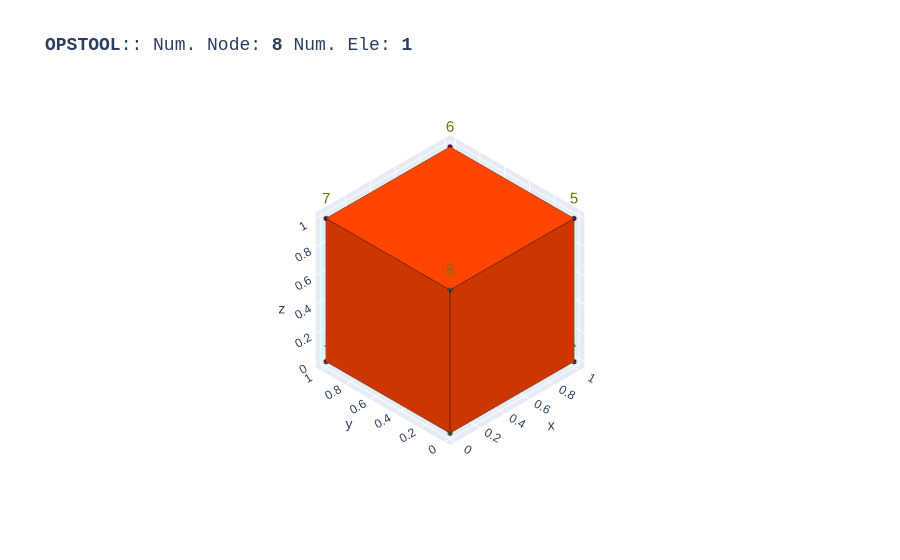

The cell this chart's notebook holds for it:
### Code cell
opst.vis.plotly.plot_model(show_node_numbering=True, show_ele_numbering=False, show_nodal_loads = True)

### Figure 1 — Plotly figure (JSON) as saved in the notebook; plotly's stock layout.template omitted (floating-point values rounded to 4 significant figures)
{"data": [{"color": "#FF4500", "hoverinfo": "skip", "i": [0, 0, 0, 0, 0, 0, 1, 1, 2, 3, 4, 4], "j": [1, 2, 3, 7, 1, 5, 2, 6, 6, 6, 5, 6], "k": [2, 3, 7, 4, 5, 4, 6, 5, 3, 7, 6, 7], "name": "Brick", "opacity": 1, "type": "mesh3d", "x": [1.0, 1.0, 0.0, 0.0, 1.0, 1.0, 0.0, 0.0], "y": [0.0, 1.0, 1.0, 0.0, 0.0, 1.0, 1.0, 0.0], "z": [0.0, 0.0, 0.0, 0.0, 1.0, 1.0, 1.0, 1.0]}, {"connectgaps": false, "hoverinfo": "skip", "line": {"color": "black", "width": 1}, "mode": "lines", "name": "Edge", "type": "scatter3d", "x": [1.0, 1.0, 0.0, 0.0, 1.0, NaN, 1.0, 1.0, 1.0, 1.0, 1.0, NaN, 1.0, 0.0, 0.0, 1.0, 1.0, NaN, 1.0, 0.0, 0.0, 1.0, 1.0, NaN, 0.0, 0.0, 0.0, 0.0, 0.0, NaN, 1.0, 1.0, 0.0, 0.0, 1.0, NaN], "y": [0.0, 1.0, 1.0, 0.0, 0.0, NaN, 0.0, 1.0, 1.0, 0.0, 0.0, NaN, 0.0, 0.0, 0.0, 0.0, 0.0, NaN, 1.0, 1.0, 1.0, 1.0, 1.0, NaN, 1.0, 0.0, 0.0, 1.0, 1.0, NaN, 0.0, 1.0, 1.0, 0.0, 0.0, NaN], "z": [0.0, 0.0, 0.0, 0.0, 0.0, NaN, 0.0, 0.0, 1.0, 1.0, 0.0, NaN, 0.0, 0.0, 1.0, 1.0, 0.0, NaN, 0.0, 0.0, 1.0, 1.0, 0.0, NaN, 0.0, 0.0, 1.0, 1.0, 0.0, NaN, 1.0, 1.0, 1.0, 1.0, 1.0, NaN]}, {"customdata": ["eleTag: 1<br>connectedNodes:<br> [1 2 3 4 5 6 7 8]"], "hovertemplate": "%{customdata}", "marker": {"color": "#FF4500", "size": 3, "symbol": "diamond-open"}, "mode": "markers", "name": "Brick", "type": "scatter3d", "x": [0.5], "y": [0.5], "z": [0.5]}, {"customdata": ["1", "2", "3", "4", "5", "6", "7", "8"], "hovertemplate": "x: %{x}<br>y: %{y}<br>z: %{z} <br>nodeTag: %{customdata}", "marker": {"color": "#580f41", "size": 3, "symbol": "circle"}, "mode": "markers", "name": "Nodes", "type": "scatter3d", "x": [1.0, 1.0, 0.0, 0.0, 1.0, 1.0, 0.0, 0.0], "y": [0.0, 1.0, 1.0, 0.0, 0.0, 1.0, 1.0, 0.0], "z": [0.0, 0.0, 0.0, 0.0, 1.0, 1.0, 1.0, 1.0]}, {"mode": "text", "name": "Node Tag", "text": ["1", "2", "3", "4", "5", "6", "7", "8"], "textfont": {"color": "#6e750e", "size": 15}, "type": "scatter3d", "x": [1.0, 1.0, 0.0, 0.0, 1.0, 1.0, 0.0, 0.0], "y": [0.0, 1.0, 1.0, 0.0, 0.0, 1.0, 1.0, 0.0], "z": [0.0, 0.0, 0.0, 0.0, 1.0, 1.0, 1.0, 1.0]}, {"connectgaps": false, "hoverinfo": "skip", "line": {"color": "#15b01a", "width": 1}, "mode": "lines", "name": "BC", "type": "scatter3d", "x": [0.99, 1.01, 1.01, 0.99, 0.99, NaN, 0.99, 1.01, 1.01, 0.99, 0.99, NaN, 0.99, 1.01, 1.01, 0.99, 0.99, NaN, 0.0, 0.0, 0.0, 0.0, 0.0, NaN, -0.01, 0.01, 0.01, -0.01, -0.01, NaN, 0.0, 0.0, 0.0, 0.0, 0.0, NaN, -0.01, 0.01, 0.01, -0.01, -0.01, NaN, -0.01, 0.01, 0.01, -0.01, -0.01, NaN, 0.99, 1.01, 1.01, 0.99, 0.99, NaN, 0.0, 0.0, 0.0, 0.0, 0.0, NaN, 0.0, 0.0, 0.0, 0.0, 0.0, NaN, -0.01, 0.01, 0.01, -0.01, -0.01, NaN], "y": [0.0, 0.0, 0.0, 0.0, 0.0, NaN, -0.01, -0.01, 0.01, 0.01, -0.01, NaN, 0.99, 0.99, 1.01, 1.01, 0.99, NaN, 0.99, 1.01, 1.01, 0.99, 0.99, NaN, 0.99, 0.99, 1.01, 1.01, 0.99, NaN, -0.01, 0.01, 0.01, -0.01, -0.01, NaN, 0.0, 0.0, 0.0, 0.0, 0.0, NaN, -0.01, -0.01, 0.01, 0.01, -0.01, NaN, 0.0, 0.0, 0.0, 0.0, 0.0, NaN, 0.99, 1.01, 1.01, 0.99, 0.99, NaN, -0.01, 0.01, 0.01, -0.01, -0.01, NaN, 0.0, 0.0, 0.0, 0.0, 0.0, NaN], "z": [-0.01, -0.01, 0.01, 0.01, -0.01, NaN, 0.0, 0.0, 0.0, 0.0, 0.0, NaN, 0.0, 0.0, 0.0, 0.0, 0.0, NaN, -0.01, -0.01, 0.01, 0.01, -0.01, NaN, 0.0, 0.0, 0.0, 0.0, 0.0, NaN, -0.01, -0.01, 0.01, 0.01, -0.01, NaN, -0.01, -0.01, 0.01, 0.01, -0.01, NaN, 0.0, 0.0, 0.0, 0.0, 0.0, NaN, 0.99, 0.99, 1.01, 1.01, 0.99, NaN, 0.99, 0.99, 1.01, 1.01, 0.99, NaN, 0.99, 0.99, 1.01, 1.01, 0.99, NaN, 0.99, 0.99, 1.01, 1.01, 0.99, NaN]}], "layout": {"autosize": true, "font": {"family": "Arial, sans-serif"}, "scene": {"aspectmode": "data", "aspectratio": {"x": 1, "y": 1, "z": 1}, "camera": {"eye": {"x": -3.5, "y": -3.5, "z": 3.5}, "projection": {"type": "orthographic"}}, "xaxis": {"showgrid": true, "visible": true, "zeroline": true}, "yaxis": {"showgrid": true, "visible": true, "zeroline": true}, "zaxis": {"showgrid": true, "visible": true, "zeroline": true}}, "showlegend": false, "title": {"font": {"family": "courier", "size": 18}, "text": "<b>OPSTOOL</b>:: Num. Node: <b>8</b> Num. Ele: <b>1</b>"}}}
